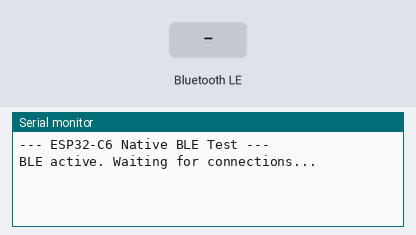
This sketch was run on a simulated ESP32-C6. Parts: the last lines printed to the serial monitor. The test bench sets the inputs (shaded band). Nothing arrives over Bluetooth unless stated; a phone connects over Bluetooth LE 3 s after start.

Above: at 3.2 s.
3.3 s: Bluetooth LE write "1" received
At 4.0 s:
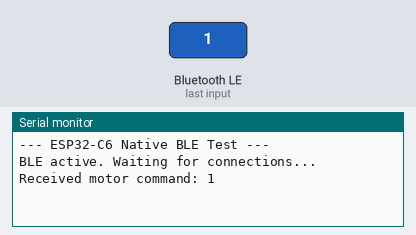
6.3 s: Bluetooth LE write "0" received
At 6.9 s:
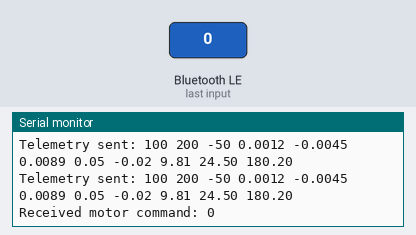
7.8 s: Bluetooth LE write "2" received
At 7.96 s:
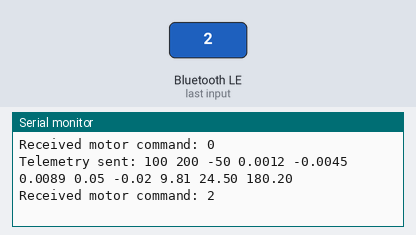

Measured:
- after the input at 3.3 s, the serial monitor: prints a new line at once (image 1)
- after the input at 6.3 s, the serial monitor: prints a new line at once (image 2)
- after the input at 7.8 s, the serial monitor: prints a new line at once (image 3)

The sketch:

BLE_Test.ino
```cpp
#include <BLEDevice.h>
#include <BLEServer.h>
#include <BLEUtils.h>
#include <BLE2902.h>

// Service and Characteristic UUIDs matching the MATLAB script
#define SERVICE_UUID        "12345678-1234-1234-1234-123456789abc"
#define TELEMETRY_UUID      "87654321-4321-4321-4321-cba987654321"
#define MOTOR_UUID          "87654321-4321-4321-4321-cba987654326"

BLECharacteristic *telemetryChar;
BLECharacteristic *motorChar;
bool deviceConnected = false;

unsigned long previousMillis = 0;
const long interval = 1000; // Send telemetry every 1 second (1 Hz) for testing

// Server Callback to handle connect/disconnect
class MyServerCallbacks: public BLEServerCallbacks {
    void onConnect(BLEServer* pServer) {
      deviceConnected = true;
      Serial.println("[+] Central (MATLAB/Phone) Connected.");
    };

    void onDisconnect(BLEServer* pServer) {
      deviceConnected = false;
      Serial.println("[-] Central Disconnected. Restarting advertising...");
      // Restart advertising so we can reconnect without resetting the ESP32
      pServer->getAdvertising()->start();
    }
};

// Characteristic Callback to handle writes to the motor characteristic
class MotorCallbacks: public BLECharacteristicCallbacks {
    void onWrite(BLECharacteristic *pCharacteristic) {
      String rxValue = pCharacteristic->getValue();
      if (rxValue.length() > 0) {
        rxValue.trim();
        Serial.print("Received motor command: ");
        Serial.println(rxValue);
      }
    }
};

void setup() {
  Serial.begin(115200);
  delay(2000);
  Serial.println("--- ESP32-C6 Native BLE Test ---");

  // Initialize BLE Device
  BLEDevice::init("ESP32_IMU");

  // Create BLE Server
  BLEServer *pServer = BLEDevice::createServer();
  pServer->setCallbacks(new MyServerCallbacks());

  // Create BLE Service
  BLEService *pService = pServer->createService(SERVICE_UUID);

  // Create Telemetry Characteristic (Read + Notify)
  telemetryChar = pService->createCharacteristic(
                      TELEMETRY_UUID,
                      BLECharacteristic::PROPERTY_READ | BLECharacteristic::PROPERTY_NOTIFY
                  );
  telemetryChar->addDescriptor(new BLE2902()); // Required for Notifications

  // Create Motor Characteristic (Read + Write + Notify)
  motorChar = pService->createCharacteristic(
                  MOTOR_UUID,
                  BLECharacteristic::PROPERTY_READ | BLECharacteristic::PROPERTY_WRITE | BLECharacteristic::PROPERTY_NOTIFY
              );
  motorChar->setCallbacks(new MotorCallbacks());

  // Set initial values
  telemetryChar->setValue("Mx My Mz Gx Gy Gz Ax Ay Az Temp Hdg");
  motorChar->setValue("0");

  // Start the Service
  pService->start();

  // Start Advertising
  BLEAdvertising *pAdvertising = BLEDevice::getAdvertising();
  pAdvertising->addServiceUUID(SERVICE_UUID);
  pAdvertising->setScanResponse(true);
  pAdvertising->start();

  Serial.println("BLE active. Waiting for connections...");
}

void loop() {
  // Periodically send dummy telemetry if a central is connected
  if (deviceConnected) {
    unsigned long currentMillis = millis();
    if (currentMillis - previousMillis >= interval) {
      previousMillis = currentMillis;

      // Dummy telemetry values for testing
      String dummyTelemetry = "100 200 -50 0.0012 -0.0045 0.0089 0.05 -0.02 9.81 24.50 180.20";

      telemetryChar->setValue(dummyTelemetry.c_str());
      telemetryChar->notify(); // Notify connected client

      Serial.print("Telemetry sent: ");
      Serial.println(dummyTelemetry);
    }
  }
}
```
